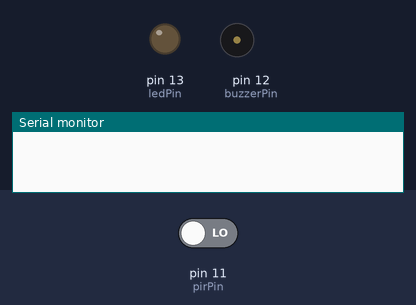
The sketch below on a simulated Arduino Uno, built with avr-gcc and run on an emulated ATmega328P. On the bench: output pins drawn as LEDs (lit = HIGH), buzzer (waves = sounding, pin HIGH), the last lines printed to the serial monitor. Dashed ring = blinking. The test bench sets the inputs (shaded band); at power-on: pin 11 (pirPin) LOW.

Above: at 1.2 s.
1.3 s: pin 11 (pirPin) driven HIGH
At 1.9 s:
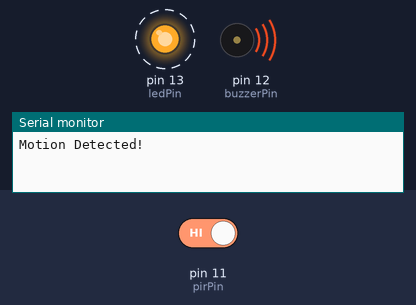
4.3 s: pin 11 (pirPin) driven LOW
At 5.2 s:
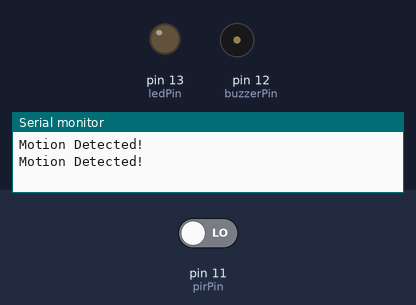
Timing chart, 0 to 7.3 s (numbered marks = the images above; inputs shaded):
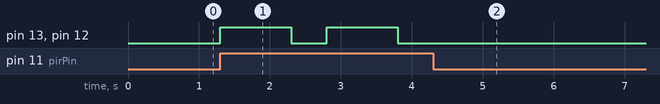

Measured:
- after the input at 1.3 s, pin 13 (ledPin), pin 12 (buzzerPin): alternates HIGH for 1.0 s and LOW for 0.50 s, starting at once
- after the input at 4.3 s, pin 13 (ledPin), pin 12 (buzzerPin): stops changing and stays LOW

The sketch:

home_inducer_alert1.ino
```cpp
const int pirPin = 11;
const int ledPin = 13;
const int buzzerPin = 12;

void setup() {
  pinMode(pirPin, INPUT);
  pinMode(ledPin, OUTPUT);
  pinMode(buzzerPin, OUTPUT);

  digitalWrite(ledPin, LOW);
  digitalWrite(buzzerPin, LOW);

  Serial.begin(9600);
}

void loop() {
  int motion = digitalRead(pirPin);

  if (motion == HIGH) {
    Serial.println("Motion Detected!");

    digitalWrite(ledPin, HIGH);
    digitalWrite(buzzerPin, HIGH);

    delay(1000);

    digitalWrite(ledPin, LOW);
    digitalWrite(buzzerPin, LOW);

    delay(500);
  } else {
    digitalWrite(ledPin, LOW);
    digitalWrite(buzzerPin, LOW);
  }
}
```
